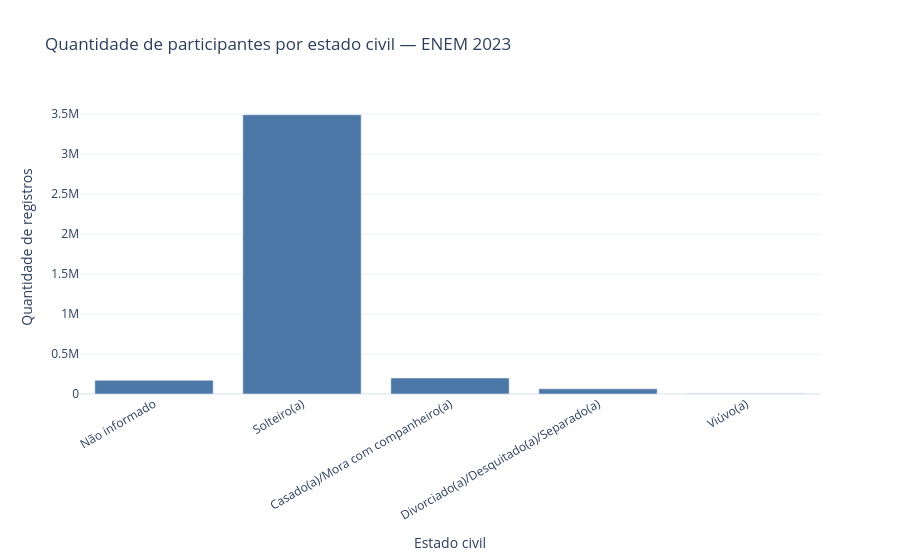

Write notebook code for a chart like this one.
### Code cell
import plotly.express as px

fig_estado_civil = px.bar(
    df_estado_civil,
    x="descricao",
    y="quantidade_registros",
    custom_data=["TP_ESTADO_CIVIL"],
    category_orders={
        "descricao": [descricoes_estado_civil[codigo] for codigo in sorted(descricoes_estado_civil)],
    },
    labels={
        "descricao": "Estado civil",
        "quantidade_registros": "Quantidade de registros",
    },
    title="Quantidade de participantes por estado civil — ENEM 2023",
)
fig_estado_civil.update_traces(
    marker_color="#4C78A8",
    hovertemplate=(
        "<b>%{x}</b><br>"
        "Registros: %{y:,.0f}<br>"
        "Código: %{customdata[0]}<extra></extra>"
    ),
)
fig_estado_civil.update_layout(
    dragmode="select",
    clickmode="event+select",
    xaxis_tickangle=-30,
    template="plotly_white",
)
fig_estado_civil.show()

### Figure 1 — Plotly figure (JSON) as saved in the notebook; plotly's stock layout.template omitted (floating-point values rounded to 4 significant figures)
{"data": [{"customdata": [[0], [1], [2], [3], [4]], "hovertemplate": "<b>%{x}</b><br>Registros: %{y:,.0f}<br>Código: %{customdata[0]}<extra></extra>", "legendgroup": "", "marker": {"color": "#4C78A8", "pattern": {"shape": ""}}, "name": "", "orientation": "v", "showlegend": false, "textposition": "auto", "type": "bar", "x": ["Não informado", "Solteiro(a)", "Casado(a)/Mora com companheiro(a)", "Divorciado(a)/Desquitado(a)/Separado(a)", "Viúvo(a)"], "xaxis": "x", "y": [171900, 3491857, 200456, 64933, 4809], "yaxis": "y"}], "layout": {"barmode": "relative", "clickmode": "event+select", "dragmode": "select", "legend": {"tracegroupgap": 0}, "title": {"text": "Quantidade de participantes por estado civil — ENEM 2023"}, "xaxis": {"anchor": "y", "categoryarray": ["Não informado", "Solteiro(a)", "Casado(a)/Mora com companheiro(a)", "Divorciado(a)/Desquitado(a)/Separado(a)", "Viúvo(a)"], "categoryorder": "array", "domain": [0, 1], "tickangle": -30, "title": {"text": "Estado civil"}}, "yaxis": {"anchor": "x", "domain": [0, 1], "title": {"text": "Quantidade de registros"}}}}
